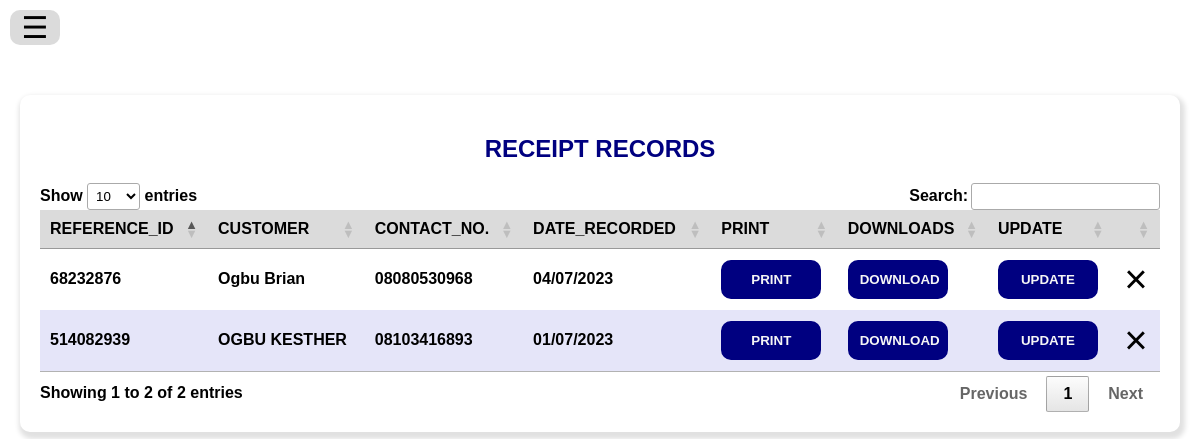
The app's page /dashboard/view_receipt.php (signed in) with its own data.
### tables this page shows
CREATE TABLE IF NOT EXISTS `sales_registration` (
  `id` int(100) NOT NULL AUTO_INCREMENT,
  `ref_id` int(100) NOT NULL,
  `cl_name` varchar(120) NOT NULL,
  `cl_phone` varchar(20) NOT NULL,
  `cl_add` text NOT NULL,
  `itm` text NOT NULL,
  `qty` text NOT NULL,
  `aunit` text NOT NULL,
  `total` text NOT NULL,
  `instal` text NOT NULL,
  `acces` text NOT NULL,
  `transprt` text NOT NULL,
  `fullDay` varchar(20) NOT NULL,
  `date` varchar(20) NOT NULL,
  `time` varchar(20) NOT NULL,
  PRIMARY KEY (`id`)
);

### class/sel_class.php (called while the page is built, shortened)
<?php
    class SEL
    {
        public function sel_sales_all(){
            require("db/database_connection.php");
            $sel = $con->query(" SELECT * FROM sales_registration  ");
            return $sel;
        }
    }
?>

### dashboard/view_receipt.php (the view, shortened to what this page needs)
<!DOCTYPE html>
<html lang="en">
<head>
    <link rel="stylesheet" href="../css/sdash.css" media="all">
    <link rel="stylesheet" href="../css/sdash_rep.css" media="all">
    <link rel="stylesheet" href="../css/dt.css" media="all">
</head>
<body id="total-div">
<?php  require("dashboard_layout.php"); ?>
<section class="main-div-container">
        <div class="sec-div-container">
            <h1>RECEIPT RECORDS</h1>
            <div class="secun-div-container">
                <table class="myTable">
                    <thead>
                        <tr id="top-line-div-table">
                            <th>REFERENCE_ID</th>
                            <th>CUSTOMER</th>
                            <th>CONTACT_NO.</th>
                            <th>DATE_RECORDED</th>
                            <th>PRINT</th>
                            <th>DOWNLOADS</th>
                            <th>UPDATE</th>
                            <th></th>
                        </tr>
                    </thead>
                    <tbody>
                        <?php
                            require("../class/sel_class.php");
                            $sel_ob = new SEL();
                            $sel_con = $sel_ob->sel_sales_all();
                            if ($sel_con) {while ($row = $sel_con->fetch_assoc()) {
                        ?>
                        <tr>
                            <td><?php echo $row['ref_id']; ?></td>
                            <td><?php echo $row['cl_name']; ?></td>
                            <td><?php echo $row['cl_phone']; ?></td>
                            <td><?php echo $row['date']; ?></td>
                            <td><button class="cond-btn" onclick="window.open('receipt.php?rd=<?php echo $row['ref_id'] ?>', '_blank', 'width=500')">PRINT</button></td>
                            <td><button class="cond-btn">DOWNLOAD</button></td>
                            <td title="Make Changes to the receipt already made">
                                <a href="rcp_upd.php?rd=<?php echo $row['ref_id']; ?>">
                                    <button class="cond-btn">UPDATE</button>
                                </a>
                            </td>
                            <td title="Delete Receipt">
                                <form class="rem-fsi" action="sales_reg_fold/rcp_del.php" method="post">
                                    <button>&times;</button>
                                </form>
                            </td>
                        </tr>
                        <?php } } ?>
                    </tbody>
                </table>
            </div>
        </div>
</section>
</body>
</html>

### css/sdash.css (style rules this page uses)
* { box-sizing: border-box; font-family:Arial, Helvetica, sans-serif; }
body { margin:0px; --nav-load-time:300ms; --nav-header-load-time:320ms; --first-sec-load-time:400ms; --after-fs-load-time:calc(var(--nav-load-time) + var(--first-sec-load-time)); }
button { cursor: pointer; }
a { text-decoration: none; color: black; }
.main-div-container { width:74%; margin-left:21%; padding:10px; height:auto; }
.sec-div-container { border-radius:10px; padding:20px; font-weight: bold; margin-top:20px; box-shadow: 2px 4px 5px 3px rgb(225, 225, 225); overflow: auto; }
.sec-div-container h1 { text-align: center; color:navy; }
.secun-div-container table { margin:10px; border:0px solid green; width:100%; }
.secun-div-container table tr th { padding:30px; margin:10px; width:auto; position: relative; }
#top-line-div-table { background: #dbdbdb; }
.secun-div-container table tr td { padding:30px; margin:10px; width:auto; position: relative; text-align: left; }
.secun-div-container table tr:nth-child(even) { background: rgb(229, 229, 249); }
.secun-div-container table tr:nth-child(odd) { background: white; }
.cond-btn { padding:10px; border-radius:10px; width:100px; background: navy; border:2px solid navy; color:whitesmoke; cursor: pointer; font-weight: bold; transition: .7s ease-in; }
.rem-fsi { width:5%; display: flex; justify-content: center; align-items: flex-start; }
.rem-fsi button { background: none; outline:none; border:0px solid rgba(50,50,50,0.6); width:100%; height:100%; padding:0; margin:0; font-size: 40px; cursor: pointer; }

### css/sdash_rep.css (style rules this page uses)
@media (max-width:1280px) { .main-div-container { width:100%; margin-left:0%; padding:20px; border:0px solid green; height:auto; float: left; } }

### records on screen
sales_registration: ref "514082939", cl_name "OGBU KESTHER", cl_phone "08103416893", date "01/07/2023"
sales_registration: ref "68232876", cl_name "Ogbu Brian", cl_phone "08080530968", date "04/07/2023"
